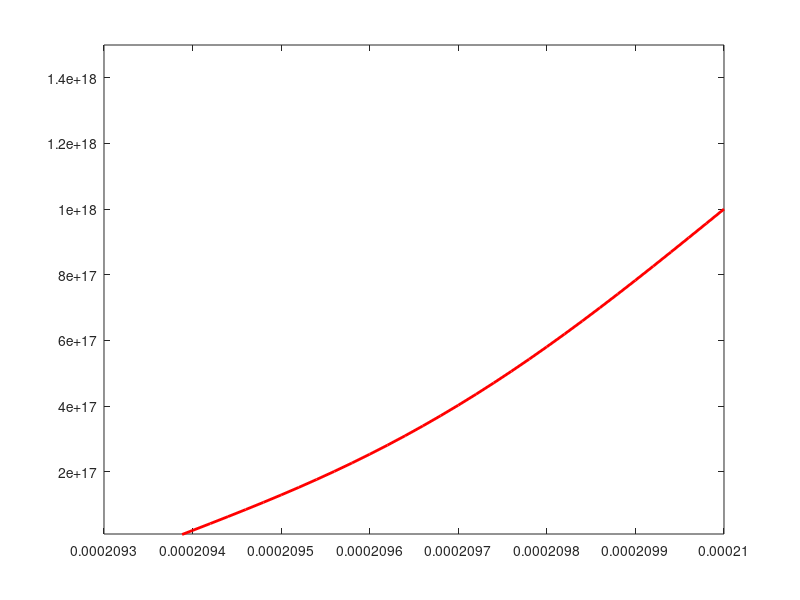

The MATLAB source for this figure:
clc; 
clear all
D=1.2662e-14; % diffusivity @ 1000 C 
r=1;
s=1;
z=1;
qq=1;
n=1;% counter
u=(1e15-1e18)/(4.1e-13);

%%%%%%%%%%%%%%%%%%%%%%%%%   prestine  x cordinations        %%%%%%%%%%%%%%%
for b=2.1e-4:-2e-8:2.099e-4
    cc(qq)=u*(b-2.12e-4).^2+1e15-u*(2.1e-6)^2;
    qq=qq+1;
end

%origin concentration (y axis)
for b=2.1e-4:-2e-8:2.099e-4
    cc(qq)=u*(b-2.12e-4).^2+1e15-u*(2.1e-6)^2;
    qq=qq+1;
end

for k=7:1:32
    cc(k)=0;
end

% X axis
for n=1:1:32
    xx(n)=2.1e-4-(2e-8)*(n-1);
end


%%%%%%%%%%%%%%%%%%%%%%%%%%%%%%%%%  Diffusion  %%%%%%%%%%%%%%%%%%%%%%%%%%%%%
for z=1:1:(5/0.001)
    for s=2:1:31
        cc(s)=cc(s)+D*0.001*(cc(s-1)+cc(s+1)-2*cc(s))/((2e-8)^2);%2e-8 cm,0.2nm
    end
end
%%%%%%%%%%%%%%%%%%%%%%%%%%%%%%%%%%%%%%%%%%%%%%%%%%%%%%%%%%%%%%%%%%%%%%%%%%%



plot(xx,cc,'r','LineWidth',2);
axis([2.093e-4 2.100e-4 1e16 1.5e18]);